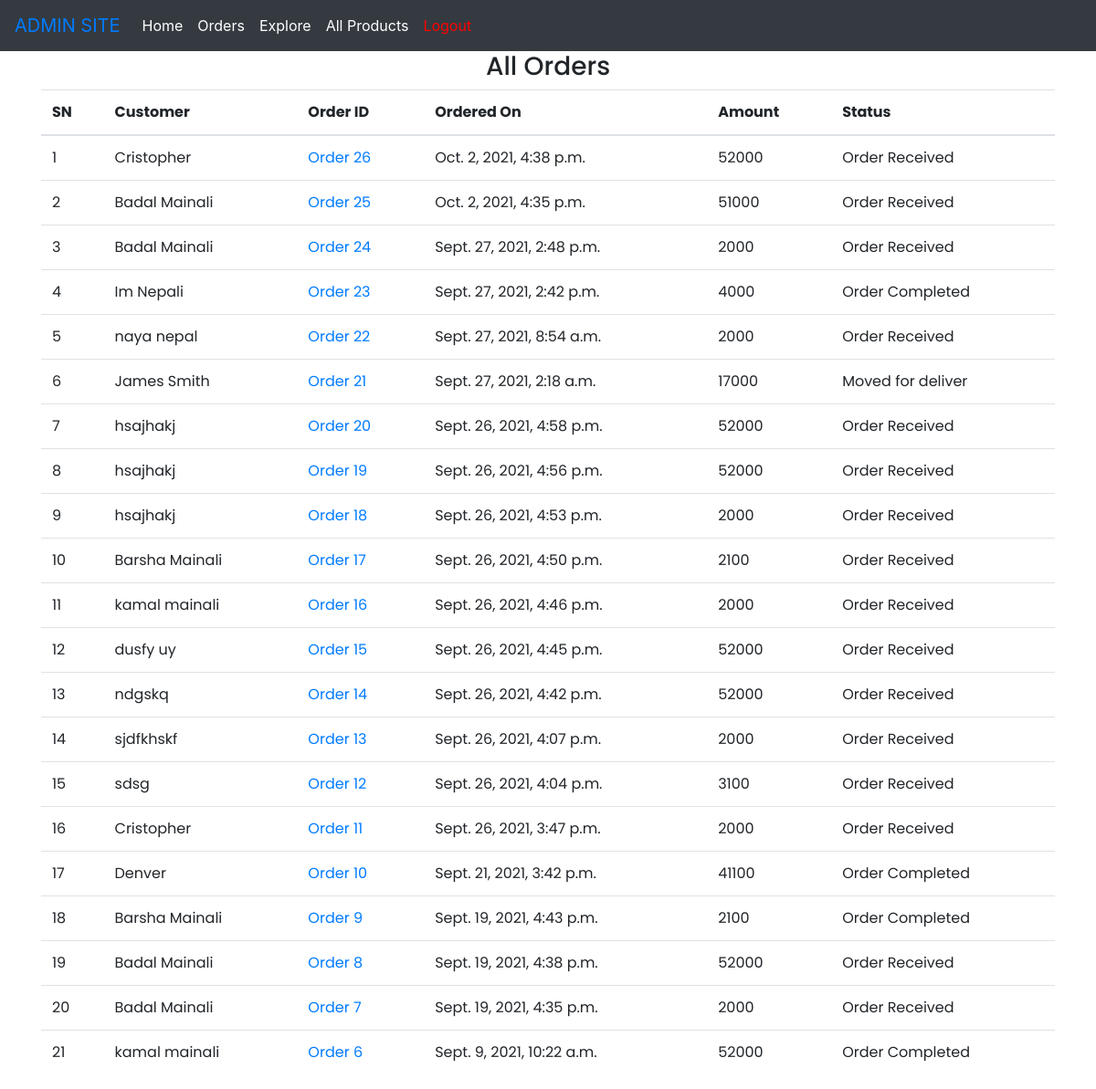
/admin-all-orders/ (signed in), run on the app's committed database.
### Main/models.py (models this page shows, shortened)
class Order(models.Model):
    cart=models.OneToOneField(Cart,on_delete=models.CASCADE)
    ordered_by=models.CharField(max_length=200)
    shipping_address=models.CharField(max_length=200)
    mobile=models.CharField(max_length=10)
    email=models.EmailField(null=True)
    subtotal=models.PositiveIntegerField()
    discount=models.PositiveIntegerField()
    total=models.PositiveIntegerField()
    order_status=models.CharField(max_length=50,choices=ORDER_STATUS)
    payment_method=models.CharField(max_length=20,choices=METHOD,default="Cash On Delivery")
    payment_completed=models.BooleanField(default=False,null=True,blank=True)

class Cart(models.Model):
    customer=models.ForeignKey(Customer, on_delete=models.SET_NULL, null=True)
    total=models.PositiveIntegerField(default=0)
    created_at=models.DateTimeField(auto_now_add=True)

### Main/views.py (the view)
# urls.py: path('admin-all-orders/',AdminOrderList.as_view(),name="adminorderlist"),
class AdminOrderList(AdminRequiredMixin, ListView):
    template_name = "adminn/adminorderlist.html"
    queryset = Order.objects.all().order_by("-id")
    context_object_name = "allorder"

### Main/views.py (called while the page is built)
    def dispatch(self, request, *args, **kwargs):
        if request.user.is_authenticated and Admin.objects.filter(user=request.user).exists():
            pass
        else:
            return redirect("admin-login")
        return super().dispatch(request,*args,**kwargs)

### templates/adminn/adminorderlist.html (shortened to what this page needs)
{% extends "adminn/adminbase.html" %}
{% load humanize %}
{% block content %}
<div class="container">
  <div class="row">
    <div class="col-md-12">
      <h3 class="text-center">All Orders</h3>
       <table class="table">
            <thead>
            <tr>
                <th>SN</th>
                <th>Customer</th>
                <th>Order ID</th>
                <th>Ordered On</th>
                <th>Amount</th>
                <th>Status</th>
            </tr>
            </thead>
            <tbody>
            {% for order in allorder %}
            <tr>
                <td>{{forloop.counter}}</td>
                <td>{{order.ordered_by}}</a></td>
                <td><a href="{% url 'admin-order' order.pk %}">Order {{order.id}}</a></td>
                <td>{{order.cart.created_at}}</td>
                <td>{{order.total}}</td>
                <td>{{order.order_status}}</td>
            </tr>
            {% endfor %}
            </tbody>
        </table>
    </div>
  </div>
</div>
{% endblock %}

### templates/adminn/adminbase.html (style rules this page uses)
.container { font-family: 'Poppins', sans-serif; }

### data on the page
Order: ordered_by "Cristopher", id "26", cart.created_at "Oct. 2, 2021, 4:38 p.m.", total "52000", order_status "Order Received"
Order: ordered_by "Badal Mainali", id "25", cart.created_at "Oct. 2, 2021, 4:35 p.m.", total "51000", order_status "Order Received"
Order: ordered_by "Badal Mainali", id "24", cart.created_at "Sept. 27, 2021, 2:48 p.m.", total "2000", order_status "Order Received"
Order: ordered_by "Im Nepali", id "23", cart.created_at "Sept. 27, 2021, 2:42 p.m.", total "4000", order_status "Order Completed"
Order: ordered_by "naya nepal", id "22", cart.created_at "Sept. 27, 2021, 8:54 a.m.", total "2000", order_status "Order Received"
Order: ordered_by "James Smith", id "21", cart.created_at "Sept. 27, 2021, 2:18 a.m.", total "17000", order_status "Moved for deliver"
Order: ordered_by "hsajhakj", id "20", cart.created_at "Sept. 26, 2021, 4:58 p.m.", total "52000", order_status "Order Received"
Order: ordered_by "hsajhakj", id "19", cart.created_at "Sept. 26, 2021, 4:56 p.m.", total "52000", order_status "Order Received"
Order: ordered_by "hsajhakj", id "18", cart.created_at "Sept. 26, 2021, 4:53 p.m.", total "2000", order_status "Order Received"
Order: ordered_by "Barsha Mainali", id "17", cart.created_at "Sept. 26, 2021, 4:50 p.m.", total "2100", order_status "Order Received"
Order: ordered_by "kamal mainali", id "16", cart.created_at "Sept. 26, 2021, 4:46 p.m.", total "2000", order_status "Order Received"
Order: ordered_by "dusfy uy", id "15", cart.created_at "Sept. 26, 2021, 4:45 p.m.", total "52000", order_status "Order Received"
Order: ordered_by "ndgskq", id "14", cart.created_at "Sept. 26, 2021, 4:42 p.m.", total "52000", order_status "Order Received"
Order: ordered_by "sjdfkhskf", id "13", cart.created_at "Sept. 26, 2021, 4:07 p.m.", total "2000", order_status "Order Received"
Order: ordered_by "sdsg", id "12", cart.created_at "Sept. 26, 2021, 4:04 p.m.", total "3100", order_status "Order Received"
Order: ordered_by "Cristopher", id "11", cart.created_at "Sept. 26, 2021, 3:47 p.m.", total "2000", order_status "Order Received"
Order: ordered_by "Denver", id "10", cart.created_at "Sept. 21, 2021, 3:42 p.m.", total "41100", order_status "Order Completed"
Order: ordered_by "Barsha Mainali", id "9", cart.created_at "Sept. 19, 2021, 4:43 p.m.", total "2100", order_status "Order Completed"
Order: ordered_by "Badal Mainali", id "8", cart.created_at "Sept. 19, 2021, 4:38 p.m.", total "52000", order_status "Order Received"
Order: ordered_by "Badal Mainali", id "7", cart.created_at "Sept. 19, 2021, 4:35 p.m.", total "2000", order_status "Order Received"
Order: ordered_by "kamal mainali", id "6", cart.created_at "Sept. 9, 2021, 10:22 a.m.", total "52000", order_status "Order Completed"
